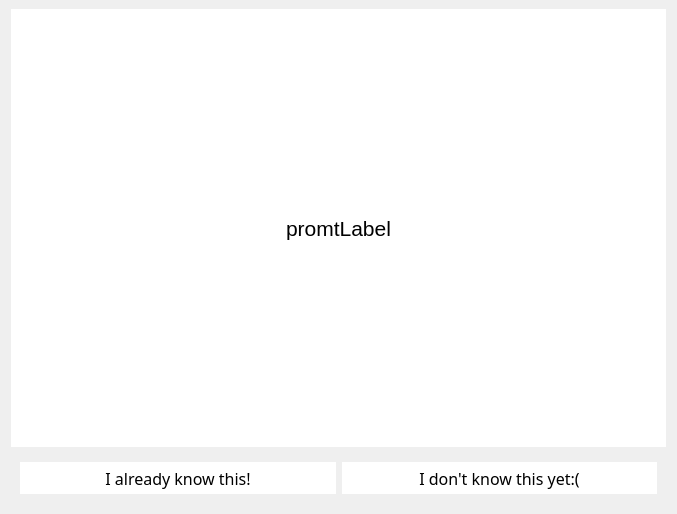
<?xml version="1.0" encoding="UTF-8"?>
<ui version="4.0">
 <class>training</class>
 <widget class="QWidget" name="training">
  <property name="enabled">
   <bool>true</bool>
  </property>
  <property name="geometry">
   <rect>
    <x>0</x>
    <y>0</y>
    <width>677</width>
    <height>514</height>
   </rect>
  </property>
  <property name="sizePolicy">
   <sizepolicy hsizetype="Expanding" vsizetype="Expanding">
    <horstretch>0</horstretch>
    <verstretch>0</verstretch>
   </sizepolicy>
  </property>
  <property name="minimumSize">
   <size>
    <width>0</width>
    <height>0</height>
   </size>
  </property>
  <property name="maximumSize">
   <size>
    <width>800</width>
    <height>600</height>
   </size>
  </property>
  <property name="windowTitle">
   <string>Form</string>
  </property>
  <property name="styleSheet">
   <string notr="true">training{
   background:rgb(255, 255, 255);
}</string>
  </property>
  <layout class="QGridLayout" name="gridLayout">
   <property name="topMargin">
    <number>9</number>
   </property>
   <item row="0" column="0">
    <widget class="QWidget" name="TopWidget" native="true">
     <property name="sizePolicy">
      <sizepolicy hsizetype="Preferred" vsizetype="MinimumExpanding">
       <horstretch>0</horstretch>
       <verstretch>0</verstretch>
      </sizepolicy>
     </property>
     <layout class="QGridLayout" name="gridLayout_2">
      <property name="leftMargin">
       <number>0</number>
      </property>
      <property name="topMargin">
       <number>0</number>
      </property>
      <property name="rightMargin">
       <number>0</number>
      </property>
      <property name="bottomMargin">
       <number>0</number>
      </property>
      <property name="spacing">
       <number>0</number>
      </property>
      <item row="0" column="0">
       <widget class="QWidget" name="CardWidget" native="true">
        <property name="sizePolicy">
         <sizepolicy hsizetype="Expanding" vsizetype="MinimumExpanding">
          <horstretch>0</horstretch>
          <verstretch>0</verstretch>
         </sizepolicy>
        </property>
        <property name="styleSheet">
         <string notr="true"/>
        </property>
        <layout class="QVBoxLayout" name="verticalLayout_2">
         <property name="spacing">
          <number>0</number>
         </property>
         <property name="leftMargin">
          <number>0</number>
         </property>
         <property name="topMargin">
          <number>0</number>
         </property>
         <property name="rightMargin">
          <number>0</number>
         </property>
         <property name="bottomMargin">
          <number>0</number>
         </property>
         <item>
          <widget class="QLabel" name="PromptLabel">
           <property name="sizePolicy">
            <sizepolicy hsizetype="Preferred" vsizetype="MinimumExpanding">
             <horstretch>0</horstretch>
             <verstretch>0</verstretch>
            </sizepolicy>
           </property>
           <property name="font">
            <font>
             <pointsize>16</pointsize>
            </font>
           </property>
           <property name="layoutDirection">
            <enum>Qt::LeftToRight</enum>
           </property>
           <property name="styleSheet">
            <string notr="true">QLabel
{
     background-color: rgb(255, 255, 255);
}</string>
           </property>
           <property name="text">
            <string>promtLabel</string>
           </property>
           <property name="alignment">
            <set>Qt::AlignCenter</set>
           </property>
           <property name="wordWrap">
            <bool>true</bool>
           </property>
          </widget>
         </item>
        </layout>
       </widget>
      </item>
     </layout>
    </widget>
   </item>
   <item row="1" column="0">
    <widget class="QWidget" name="ScoreWidget" native="true">
     <property name="sizePolicy">
      <sizepolicy hsizetype="Expanding" vsizetype="Expanding">
       <horstretch>0</horstretch>
       <verstretch>0</verstretch>
      </sizepolicy>
     </property>
     <property name="maximumSize">
      <size>
       <width>16777215</width>
       <height>50</height>
      </size>
     </property>
     <property name="styleSheet">
      <string notr="true"/>
     </property>
     <layout class="QHBoxLayout" name="horizontalLayout_2">
      <property name="leftMargin">
       <number>0</number>
      </property>
      <property name="topMargin">
       <number>0</number>
      </property>
      <property name="rightMargin">
       <number>0</number>
      </property>
      <property name="bottomMargin">
       <number>0</number>
      </property>
      <item>
       <widget class="QWidget" name="ButtonWidget" native="true">
        <property name="sizePolicy">
         <sizepolicy hsizetype="Preferred" vsizetype="Expanding">
          <horstretch>0</horstretch>
          <verstretch>0</verstretch>
         </sizepolicy>
        </property>
        <property name="maximumSize">
         <size>
          <width>16777215</width>
          <height>80</height>
         </size>
        </property>
        <layout class="QHBoxLayout" name="horizontalLayout">
         <item>
          <widget class="QPushButton" name="KnowButton">
           <property name="sizePolicy">
            <sizepolicy hsizetype="Preferred" vsizetype="Expanding">
             <horstretch>0</horstretch>
             <verstretch>0</verstretch>
            </sizepolicy>
           </property>
           <property name="maximumSize">
            <size>
             <width>16777215</width>
             <height>16777215</height>
            </size>
           </property>
           <property name="font">
            <font>
             <family>Yu Gothic</family>
             <pointsize>12</pointsize>
             <bold>false</bold>
            </font>
           </property>
           <property name="styleSheet">
            <string notr="true">QPushButton {
	background-color: rgb(255, 255, 255);
 	color: black;
    border-radius: 20px; 
}</string>
           </property>
           <property name="text">
            <string>I already know this!</string>
           </property>
          </widget>
         </item>
         <item>
          <widget class="QPushButton" name="NotKnowButton">
           <property name="sizePolicy">
            <sizepolicy hsizetype="Preferred" vsizetype="Expanding">
             <horstretch>0</horstretch>
             <verstretch>0</verstretch>
            </sizepolicy>
           </property>
           <property name="maximumSize">
            <size>
             <width>16777215</width>
             <height>16777215</height>
            </size>
           </property>
           <property name="font">
            <font>
             <family>Yu Gothic</family>
             <pointsize>12</pointsize>
             <bold>false</bold>
            </font>
           </property>
           <property name="styleSheet">
            <string notr="true">QPushButton {
	background-color: rgb(255, 255, 255);
 	color: black;
    border-radius: 20px; 
}</string>
           </property>
           <property name="text">
            <string>I don't know this yet:(</string>
           </property>
          </widget>
         </item>
        </layout>
       </widget>
      </item>
     </layout>
    </widget>
   </item>
  </layout>
 </widget>
 <resources/>
 <connections/>
</ui>
